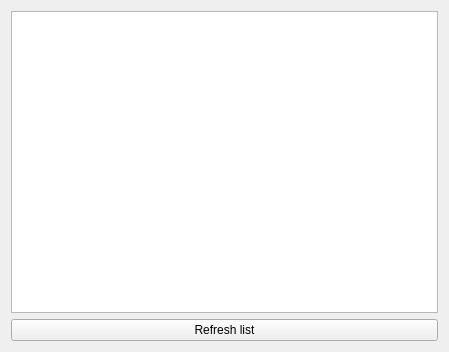
<?xml version="1.0" encoding="UTF-8"?>
<ui version="4.0">
 <class>MainWindow</class>
 <widget class="QMainWindow" name="MainWindow">
  <property name="geometry">
   <rect>
    <x>0</x>
    <y>0</y>
    <width>449</width>
    <height>352</height>
   </rect>
  </property>
  <property name="windowTitle">
   <string>MainWindow</string>
  </property>
  <widget class="QWidget" name="centralWidget">
   <layout class="QGridLayout" name="gridLayout">
    <item row="0" column="0" rowspan="2" colspan="2">
     <widget class="QListWidget" name="listWidget"/>
    </item>
    <item row="2" column="0" colspan="2">
     <widget class="QPushButton" name="pushButton">
      <property name="text">
       <string>Refresh list</string>
      </property>
     </widget>
    </item>
   </layout>
  </widget>
 </widget>
 <layoutdefault spacing="6" margin="11"/>
 <resources/>
 <connections/>
</ui>
